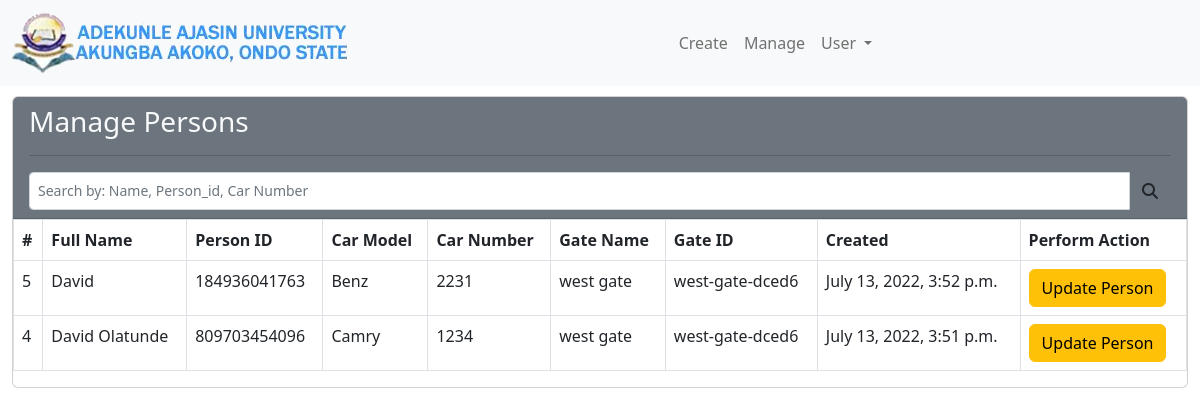
Screenshot of /manage_persons (signed in) with the database file from the repository.
### core/models.py (models this page shows, shortened)
class CustomUser(AbstractUser):
    user_type_data = (
        (1, "Admin"),
        (2, "Employee"),
    )
    user_type = models.CharField(default = 1, choices=user_type_data, max_length = 10)

class Person(models.Model):
    person_id = models.CharField(max_length=15, blank=False, unique=True)
    categories = (
        ("Staff", "Staff"),
        ("Student", "Student"),
        ("New visitor", "New visitor"),
    )
    type = models.CharField(choices=categories, max_length=30)
    full_name = models.CharField(max_length=50)
    car_model_name = models.CharField(max_length = 100, blank=False)
    car_number = models.CharField(max_length = 100, unique=True, blank=False)
    registered_by = models.ForeignKey(Employee, on_delete=models.PROTECT, related_name="registeremployee")
    gate_id = models.ForeignKey(Gate, on_delete=models.PROTECT, related_name = "person_gate")
    created_at = models.DateTimeField(auto_now_add = True)
    updated_at = models.DateTimeField(auto_now = True)
    class Meta:
        ordering = ["-created_at"]

class Gate(models.Model):
    gate_name = models.CharField(max_length=20)
    gate_unique_id = models.CharField(max_length=40, unique=True)
    created_at = models.DateTimeField(auto_now_add = True)
    updated_at = models.DateTimeField(auto_now = True)

### core/employee_views.py (the view)
# urls.py: path('manage_persons', manage_persons, name = "manage_persons"),
@login_required
def manage_persons(request):
    search = request.GET.get("table_search")
    if search is not None:
        if Person.objects.filter(car_number = search).exists():
            persons=Person.objects.filter(car_number = search)
        elif Person.objects.filter(person_id = search).exists():
            persons=Person.objects.filter(person_id = search)
        else:
            persons=Person.objects.filter(full_name = search)
        context = {"persons":persons}
    else:
        persons = Person.objects.all()
        context = {"persons":persons}
    return render(request, "core/manage_persons.html", context)

### core/templatetags/gate.py (called while the page is built)
@register.filter
def gate_tag(value):
    return value[:15]

### templates/core/manage_persons.html (shortened to what this page needs)
{% extends 'core/base.html' %}
{% load gate %}
{% block content %}
  <section class="content">
    <div class="container-fluid mt-5">
        <div class="row">
            <div class="col-12">
              <div class="card mt-5">
                <div class="card-header bg-secondary">
                  <h3 class="card-title text-light">Manage Persons</h3>
                  <hr>
                  <div class="card-tools">
                    <form action="" method="GET">
                      <div class="input-group input-group-sm" style="width:100%;">
                        <input type="text" name="table_search" class="form-control float-right" placeholder="Search by: Name, Person_id, Car Number ">
                        <div class="input-group-append">
                          <button type="submit" class="btn btn-default"><i class="fas fa-search"></i></button>
                        </div>
                      </div>
                    </form>
                  </div>
                </div>
                <div class="card-body table-responsive p-0">
                  <table class="table table-hover text-nowrap table-bordered">
                    <thead>
                      <tr>
                        <th>#</th>
                        <th>Full Name</th>
                        <th>Person ID</th>
                        <th>Car Model</th>
                        <th>Car Number</th>
                        <th>Gate Name</th>
                        <th>Gate ID</th>
                        <th>Created</th>
                        <th>Perform Action</th>
                      </tr>
                    </thead>
                    <tbody>
                    {% for person in persons %}
                      <tr>
                        <td>{{person.id}}</td>
                        <td>{{person.full_name}}</td>
                        <td>{{person.person_id}}</td>
                        <td>{{person.car_model_name}}</td>
                        <td>{{person.car_number}}</td>
                        <td>{{person.gate_id.gate_name}}</td>
                        <td>{{person.gate_id.gate_unique_id|gate_tag}}</td>
                        <td>{{person.created_at}}</td>
                        <td><a href="{% url 'edit_person' person.person_id %}" class="btn btn-warning">Update Person</a></td>
                      </tr>
                    {% endfor %}
                    </tbody>
                  </table>
                </div>
              </div>
            </div>
          </div>
    </div>
  </section>
{% endblock %}

### templates/core/base.html (shortened to what this page needs)
{% load static %}
<!doctype html>
<html lang="en">
  <head>
    <link href="https://cdn.jsdelivr.net/npm/bootstrap@5.2.0-beta1/dist/css/bootstrap.min.css" rel="stylesheet">
  </head>
  <body>
  {% include 'core/navbar.html' %}
  {% block content %}
  {% endblock content %}
  </body>
</html>

### templates/core/navbar.html (shortened to what this page needs)
{% load static %}
<header>
<nav class="navbar navbar-expand-lg bg-light fixed-top navbar-light">
  <div class="container-fluid">
    <a class="navbar-brand" href="{% url 'employee_dashboard' %}"><img src="{% static 'aaualogo.png' %}" alt=""></a>
    <div class="collapse navbar-collapse" id="navbarSupportedContent">
        <ul class = "navbar-nav me-auto">
        {% if request.user.is_authenticated %}
            <li class="nav-item">
                <a class="nav-link" aria-current="page" href="{% url 'create_public' %}">Create</a>
            </li>
            <li class="nav-item">
                <a class="nav-link" href="{% url 'manage_persons' %}">Manage</a>
            </li>
            <li class="nav-item dropdown">
                <a class="nav-link dropdown-toggle" href="#" id="navbarDropdown" role="button" data-bs-toggle="dropdown" aria-expanded="false">
                    {{request.user.username}}
                </a>
            </li>
        {% else %}
            <li class="nav-item">
                <a class="nav-link" aria-current="page" href="{% url 'login_page' %}">Login</a>
            </li>
        {% endif %}
        </ul>
    </div>
  </div>
</nav>
</header>

### rows the page displays
CustomUser: user.username "User"
Person: id "5", full_name "David", person_id "184936041763", car_model_name "Benz", car_number "2231", gate_id.gate_name "west gate", gate_id.gate_unique_id|gate_tag "west-gate-dced6", created_at "July 13, 2022, 3:52 p.m."
Person: id "4", full_name "David Olatunde", person_id "809703454096", car_model_name "Camry", car_number "1234", gate_id.gate_name "west gate", gate_id.gate_unique_id|gate_tag "west-gate-dced6", created_at "July 13, 2022, 3:51 p.m."
